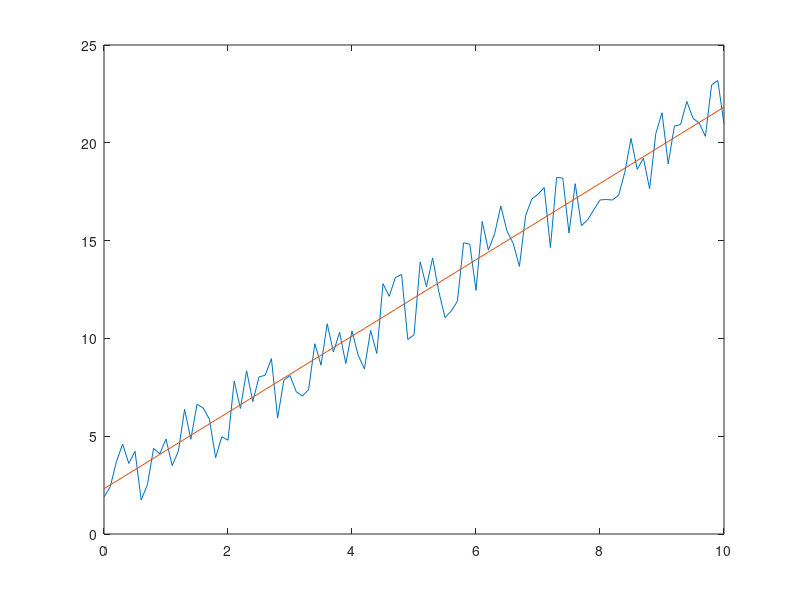

The MATLAB script that drew this image:
x=0:0.1:10;
noise=4*rand(1,length(x));
y=2*x+noise;
plot(x,y)

p=polyfit(x,y,1);
y1=polyval(p,x);
hold on
plot(x,y1)